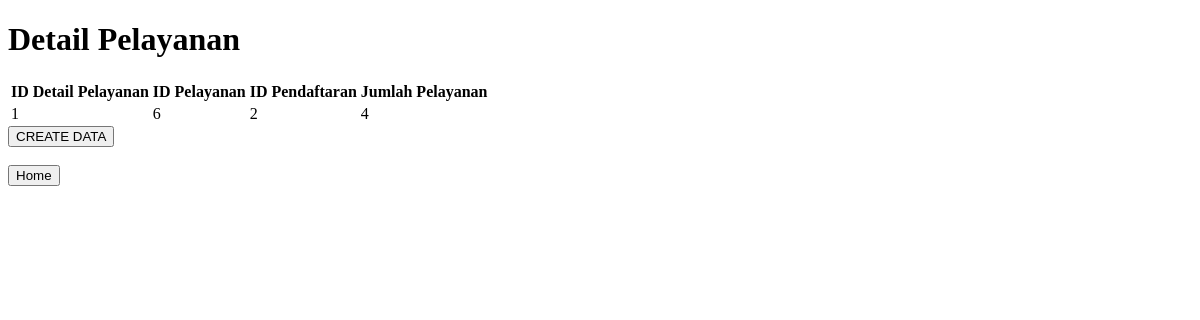
The page /detailpelayanan on the database as committed earlier.
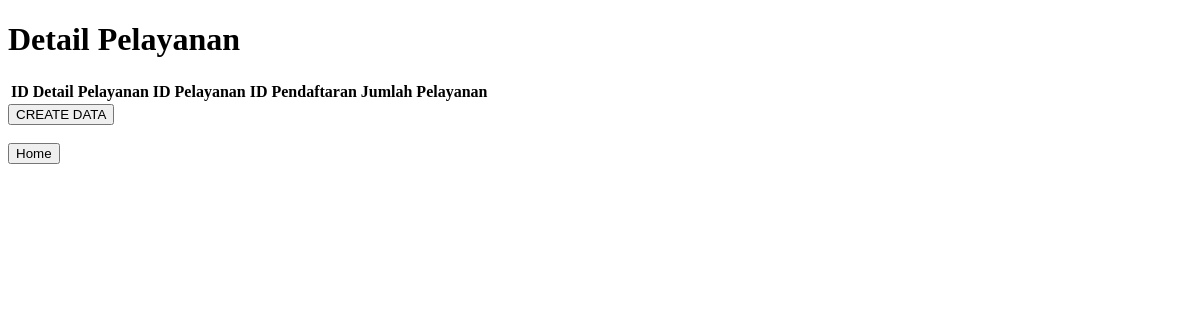
The same page on the database as committed later.
### app/models.py (models this page shows, shortened)
class detailpelayanan(models.Model):
    iddetailpelayanan = models.AutoField(primary_key=True)
    idpendaftaran = models.ForeignKey(pendaftaran,on_delete=models.CASCADE)
    idpelayanan = models.ForeignKey(pelayanan,on_delete=models.CASCADE)
    jumlahjenispelayanan = models.IntegerField()

class pelayanan(models.Model):
    idpelayanan = models.AutoField(primary_key=True)
    jenispelayanan = models.CharField(max_length=50)
    hargapelayanan = models.IntegerField()
    def __str__(self):
        return str(self.idpelayanan)

class pendaftaran(models.Model):
    idpendaftaran = models.AutoField(primary_key=True)
    iddokter = models.ForeignKey(dokter,on_delete=models.CASCADE)
    idpasien = models.ForeignKey(pasien,on_delete=models.CASCADE)
    tanggalpendaftaran = models.DateField()
    def __str__(self):
        return str(self.idpendaftaran)

### app/views.py (the view)
# urls.py: path('detailpelayanan', views.detailpelayanan, name='detailpelayanan'),
def detailpelayanan(request):
    alldetailpelayananobj = models.detailpelayanan.objects.all()
    allpelayananobj = models.pelayanan.objects.all()
    allpendaftaranobj = models.pendaftaran.objects.all()
    return render(request, 'detailpelayanan.html',{
        'alldetailpelayananobj' : alldetailpelayananobj,
        'allpelayananobj' : allpelayananobj,
        'allpendaftaranobj' : allpendaftaranobj,
    })

### app/templates/detailpelayanan.html (shortened to what this page needs)
<!DOCTYPE html>
<html lang="en">
<head>
</head>
<body>
    <h1>Detail Pelayanan</h1>
    <table>
        <tr>
            <th>ID Detail Pelayanan</th>
            <th>ID Pelayanan</th>
            <th>ID Pendaftaran</th>
            <th>Jumlah Pelayanan</th>
        </tr>
        {% for item in alldetailpelayananobj%}
        <tr>
            <td>{{ item.iddetailpelayanan }}</item></td>
            <td>{{ item.idpelayanan }}</item></td>
            <td>{{ item.idpendaftaran }}</item></td>
            <td>{{ item.jumlahjenispelayanan }}</td>
        </tr>
        {% endfor %}
    </table>
    <a href="{% url 'createdatadetailpelayanan' %}">
        <button>
            CREATE DATA
        </button>
    </a>
    <br>
    <br>
    <a href="{% url 'home' %}">
        <button>
            Home
        </button>
    </a>
</body>
</html>

Rows that differ between the two databases and show on the page:
removed detailpelayanan: iddetailpelayanan "1", idpelayanan "6", idpendaftaran "2", jumlahjenispelayanan "4"
